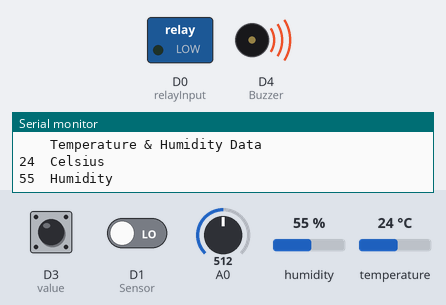
This sketch was run on a simulated ESP8266 (NodeMCU). Parts: switched loads named in the sketch (green lamp = pin HIGH), buzzer (waves = sounding, pin HIGH), the last lines printed to the serial monitor. Inputs (shaded band) come from the test bench; at power-on: D3 (value) HIGH, D1 (Sensor) LOW, A0 = 512, humidity 55 %, temperature 24 °C. WiFi joins after 1.5 s; servers stay silent unless stated.

Above: at 3.9 s.
4.0 s: D3 (value) pulled LOW for 0.85 s
At 5.2 s:
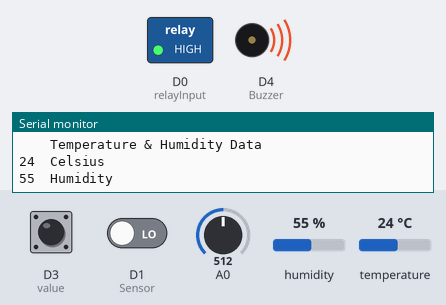
7.0 s: D1 (Sensor) driven HIGH
At 7.6 s:
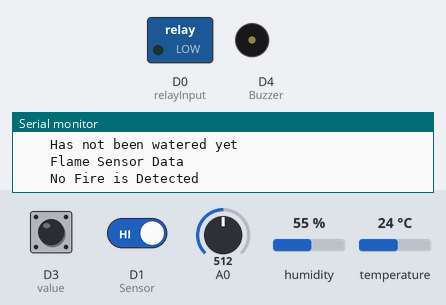
13.8 s: D3 (value) pulled LOW for 3.2 s
At 16.6 s:
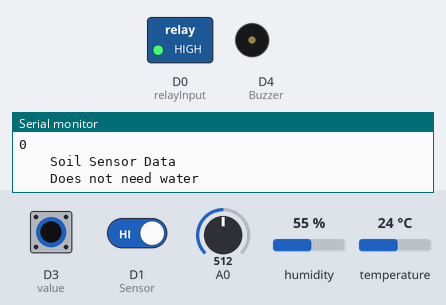
19.4 s: D1 (Sensor) driven LOW
At 20.7 s:
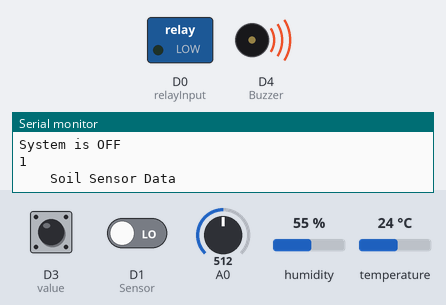
Timing chart, 0 to 22.0 s (numbered marks = the images above; inputs shaded):
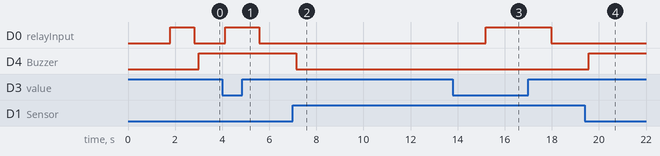

The sketch:

Updated_Final.ino
```cpp
/*************************************************************

  This is a simple demo of sending and receiving some data.
  Be sure to check out other examples!
 *************************************************************/

// Template ID, Device Name and Auth Token are provided by the Blynk.Cloud
// See the Device Info tab, or Template settings
//The all library (.h)

#define BLYNK_PRINT Serial
#define BLYNK_TEMPLATE_ID           "TMPLNqXy_QRF"
#define BLYNK_DEVICE_NAME           "Quickstart Device"
#define BLYNK_AUTH_TOKEN            "JVAGSXzhuikrVYAVqAsd0_XRKylXRtUq"

#include <Servo.h>
#include <ESP8266WiFi.h>
#include <BlynkSimpleEsp8266.h>
#include <DHT.h>
#include <SimpleDHT.h>

char auth[] = BLYNK_AUTH_TOKEN ;

// Your WiFi credentials.
// Set password to "" for open networks.
char ssid[] = "Omkar M31s";
char pass[] = "Omk@180202";

// Variable(PINs) Initialize & Declaration
        #define value D3
        #define Buzzer D4
        #define Sensor D1              // PIN descriptions of Components (Sensors).
        int relayInput = D0;          // Relay pin D0
        const int buzzerPin = D4;    // Buzzer pin D4
        const int flamePin = D1;    // flame sensor pin D1
        int soilsensor = D3;       // Soil sensor pin D3
        int rainsensor = A0;      // Rain sensor pin A0
        int pinDHT11 = D5;       // DHT sensor pin D5
        int sensorState = 0;
        int lastState = 0;
        int pinValue = 0;
        int Flame = HIGH;
        int relay=1;
        int sensor=0;
        void sendTemps();
        SimpleDHT11 dht11(pinDHT11);
        Servo myservo;
        DHT dht(D5, DHT11);   //(sensor pin,sensor type)
        BlynkTimer timer;


//Code for Live Moisture Data (Soil Sensor) on Blynk app.
void moisture()
  {
        //Soil sensor Data on Blynk App.
        Serial.println("    Soil Sensor Data    ");
        int value = digitalRead(D3);
        value = map(value, 0, 1023, 0, 1000);
        Blynk.virtualWrite(V2, value);    //V2 pin is use for moisture (Gauge on Blynk).
        Serial.println(value);

        //Rain sensor Data on Blynk App.
        Serial.println("    Rain Sensor Data    ");
        int rainSensor = analogRead(A0);
        rainSensor = map(rainSensor, 0, 1023, 0, 100);
        Blynk.virtualWrite(V4, rainSensor);
        Serial.println(rainSensor);

  }


//Code for Live Temperature/Humidity Data (DHT11 Sensor) on Blynk app.
void sendSensor()
  {
        //DHT11 sensor Data on Blynk App.
        Serial.begin(9600);
        float h = dht.readHumidity();
        float t = dht.readTemperature();

        if (isnan(h) || isnan(t))
          {
            Serial.println("Failed to read from DHT sensor!");
            return;
          }
            Blynk.virtualWrite(V0, t);      //V0 pin is use for Temperature (Gauge on Blynk).
            Blynk.virtualWrite(V1, h);     //V1 pin is use for Humidity (Gauge on Blynk).
  }
void setup()
{
  // Debug console
  Serial.begin(115200);
  Blynk.begin(auth, ssid, pass);
  dht.begin();
  timer.setInterval(100L, sendSensor);

  //Soil Sensor & Relay code.
  Serial.begin(115200);
  pinMode(D3, INPUT_PULLUP);
  pinMode(D0, OUTPUT);
  digitalWrite(D0, HIGH);
  Blynk.begin(auth, ssid, pass);
  timer.setInterval(1000L, moisture);

  //Rain sensor code.
  Serial.begin(115200);
  Blynk.begin(auth, ssid, pass);
  timer.setInterval(100L, moisture);

  //Flame sensor & Buzzer code.
  Serial.begin(115200);
  pinMode(Buzzer, OUTPUT);
  pinMode(Sensor, INPUT);
  Blynk.begin(auth, ssid, pass);
  timer.setInterval(1000L, notification);
 }
// This function is called every time the Virtual Pin 0 state changes
BLYNK_WRITE(V3)
{
  // Set incoming value from pin V0 to a variable
  pinValue = param.asInt();
}


//Code for Notification of Flame Warning on Blynk App.
void notification()
{
  int sensor = digitalRead(Sensor);
  if (pinValue == 1)
  {
    Serial.println("System is ON");  //when Button is ON then the system gets ON.
    if (sensor == 1)
    {
      digitalWrite(Buzzer, LOW);  //No flame is detected.
    }
    else if (sensor == 0)
    {
      Blynk.notify("WARNING! A fire was detected");  //Flame is detected.
      digitalWrite(Buzzer, HIGH);
    }
  }
  else if (pinValue == 0)
  {
    Serial.println("System is OFF");  //when Button is OFF then the system gets OFF.
  }
}


// This function is called every time the device is connected to the Blynk.Cloud
BLYNK_CONNECTED()
{
  // Change Web Link Button message to "Congratulations!"
  Blynk.setProperty(V3, "offImageUrl", "https://static-image.nyc3.cdn.digitaloceanspaces.com/general/fte/congratulations.png");
  Blynk.setProperty(V3, "onImageUrl",  "https://static-image.nyc3.cdn.digitaloceanspaces.com/general/fte/congratulations_pressed.png");
  Blynk.setProperty(V3, "url", "https://docs.blynk.io/en/getting-started/what-do-i-need-to-blynk/how-quickstart-device-was-made");
}

// This function sends Arduino's uptime every second to Virtual Pin 2.
void myTimerEvent()
{
  // You can send any value at any time.
  // Please don't send more that 10 values per second.
  Blynk.virtualWrite(V2, millis() / 1000);
}


void loop()
{
  Blynk.run();
  timer.run();
  //Soil sensor code with Relay
            sensorState = digitalRead(value);
            Serial.println(sensorState);
            Serial.println("    Soil Sensor Data    ");   //print Soil Sensor

            if (sensorState == 1 && lastState == 0)  //Comparison of Last & Current State.
                                                    //If it is 1:0 then it send notification for Watering Plants.
            {
                  Serial.println("    needs water, send notification    ");
                  Serial.println();
                  digitalWrite(relayInput,LOW);                //Relay is in OFF state.
                  Blynk.notify("    Water your plants   ");   //Get notification on Blynk App.
                  Serial.println();
                  lastState = 1;
                  delay(100);
            }

            else if (sensorState == 1 && lastState == 1)  //Comparison of Last & Current State.
                                                         //If it is 1:1 then it shows no Water is given to the Plants.
            {
                  //do nothing, has not been watered yet
                  digitalWrite(relayInput,LOW);
                  Serial.println("    Has not been watered yet    ");
                  Serial.println();
                  delay(100);
            }

            else    //Comparison of Last & Current State.
                   //If it is 0:0 then it shows that the Plants get water and stop the supply.
            {
                  digitalWrite(relayInput,HIGH);    //Relay is ON state
                  Serial.println("    Does not need water   ");
                  Serial.println();
                  Blynk.notify("    Does not need water   ");   //Get notification on Blynk App.
                  lastState = 0;
                  delay(100);
            }
                  delay(100);

//Flame code with Buzzer.
            Serial.begin(9600);
            Flame = digitalRead(flamePin);
            Serial.println("    Flame Sensor Data   ");    // Print Flame sensor Data.

            if (Flame == LOW)
            //If flame sensor(point) detecte any flame(Light) then it start/HIGH the buzzer.
            {
                 Serial.println("    Fire is Detected    ");    // Print Fire is Detected.
                 Serial.println();
                 digitalWrite(buzzerPin, HIGH);               // Buzzer ON.
            }

            else
            //If flame sensor(point) detecte no flame(Light) then it stop/LOW the buzzer.
            {
                 Serial.println("    No Fire is Detected   ");  // Print No Fire is Detected
                 digitalWrite(buzzerPin, LOW);                 // Buzzer OFF.
                 Serial.println();                            // Space betN next program reading.
            }
                 delay(500);
                 Serial.begin(9600);

//DHT11 sensor code (Temperature & Humidity Data).
            byte t = 0;
            byte h = 0;
            int err = SimpleDHTErrSuccess;

            //starting of Dht11 which sense wheather the sensor is connected or not if not it shows the error.

            if ((err = dht11.read(  &t,  &h, NULL)) != SimpleDHTErrSuccess)
            {
                  Serial.print("");
                  Serial.print(SimpleDHTErrCode(err));     // Sensor FAIL statment
                  Serial.println();
                  Serial.print("");
                  Serial.println(SimpleDHTErrDuration(err));
                  delay(1500);
                  Serial.println();
                  return;
            }
            //code to print the value of Dht11 sensor
                  Serial.println("    Temperature & Humidity Data   ");      // Print T & H Sensor.
                  Serial.print(( int)t);
                  Serial.println("  Celsius  ");     // Celsius reading.
                  Serial.print(( int)h);
                  Serial.println("  Humidity  ");   // Humidity reading.
                  Serial.println();

                  delay(500);

  } //END of the Void loop code.
```

Measured:
- after the input at 4.0 s, D0 (relayInput): LOW → HIGH after 0.14 s, → LOW 1.4 s later
- after the input at 7.0 s, D4 (Buzzer): HIGH → LOW after 0.14 s
- after the input at 13.8 s, D0 (relayInput): LOW → HIGH after 1.4 s, → LOW 2.8 s later
- after the input at 19.4 s, D4 (Buzzer): LOW → HIGH after 0.17 s
